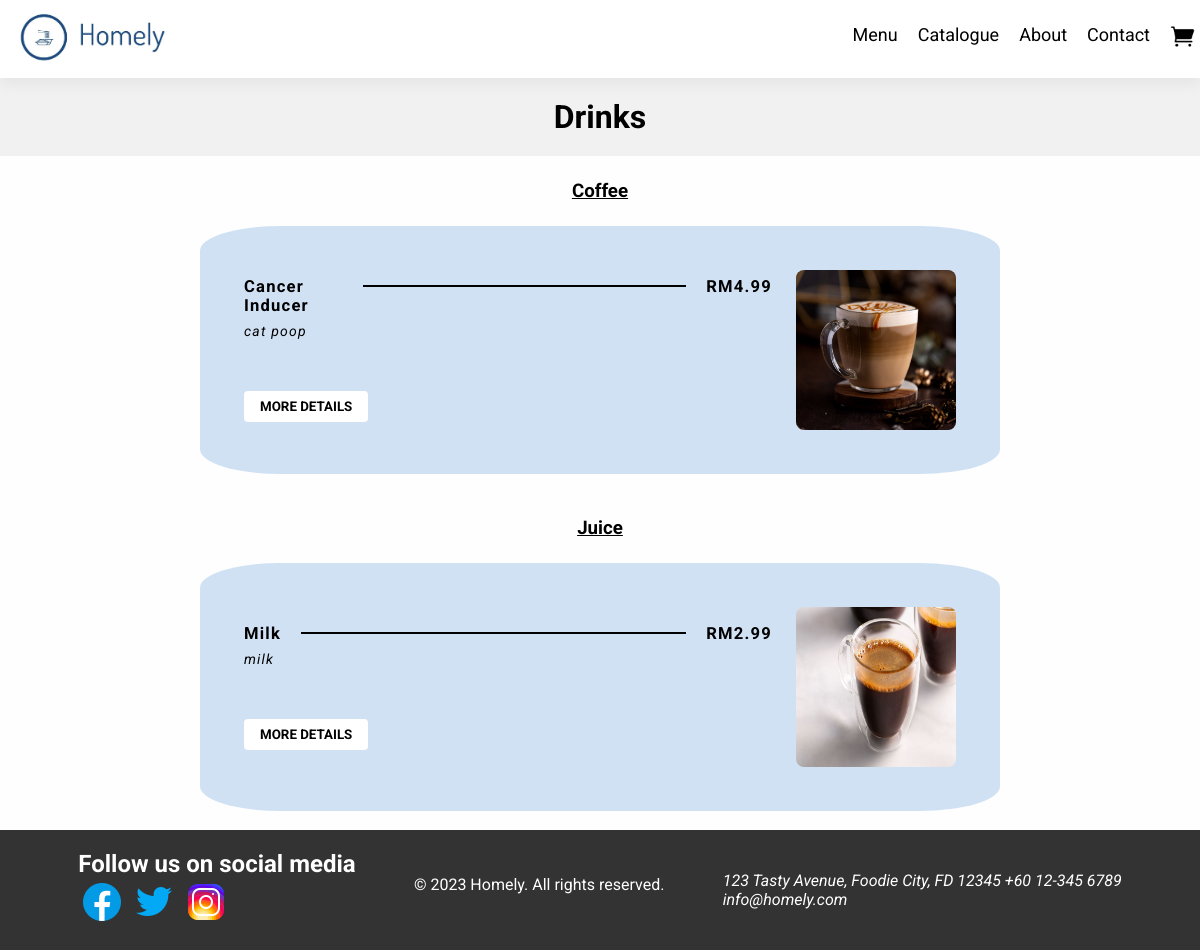
The app's page /drinks/ with its own data.
### restaurant/models.py (models this page shows, shortened)
class FoodItem(models.Model):
    type = models.CharField(max_length=100)
    category = models.CharField(max_length=100)
    name = models.CharField(max_length=100)
    price = models.DecimalField(max_digits=6, decimal_places=2)
    description = models.TextField()
    image = models.ImageField(upload_to='menu_items/')
    details_url = models.URLField(blank=True, null=True)

### restaurant/views.py (the view)
# urls.py: path('drinks/', views.drinks, name="drinks"),
def drinks(request):
    drink_items = FoodItem.objects.filter(category='Drinks').order_by('type')
    drink_items_grouped = {k: list(v) for k, v in groupby(drink_items, key=attrgetter('type'))}
    return render(request, 'drinks.html', {'drink_items_grouped': drink_items_grouped.items()})

### templates/drinks.html
{% extends 'main.html' %} {% load static %} {% block content %}
<h1 class="drinks-heading">Drinks</h1>
{% for type, items in drink_items_grouped %}
<h3 class="list-header">{{ type }}</h3>
<section class="drinks-menu">
  <ul>
    {% for item in items %}
    <li class="item-container">
      <section class="item-text">
        <section class="item-header">
          <h5>{{ item.name }}</h5>
          <section class="separator"></section>
          <h5>RM{{ item.price }}</h5>
        </section>
        <section class="item-description">
          <p>{{ item.description }}</p>
        </section>
        <a href="{% url 'item_detail' pk=item.id %}" class="more-details-link">
          <button class="more-details">more details</button>
        </a>
      </section>
      <img
        src="{{ MEDIA_URL }}{{ item.image.url }}"
        alt="{{ item.name }}"
        style="width: 160px; height: 160px"
      />
    </li>
    {% endfor %}
  </ul>
</section>
<br />
{% endfor %} {% endblock %}

### static/styles/main.css (style rules this page uses)
* { margin: 0; padding: 0; font-family: "Roboto", sans-serif; }
body { background-color: #fefefe; }
a { text-decoration: none; color: inherit; }
.food-heading, .drinks-heading, .menu-heading { background-color: rgba(188, 188, 188, 0.197); padding: 20px; text-align: center; }
.list-header { padding: 24px 10px; text-align: center; text-decoration: underline; }
.food-menu, .drinks-menu, .dessert-menu { max-width: 800px; margin: 0 auto; background-color: rgba(178, 206, 238, 0.579); border-radius: 10%; }
.food-menu > ul, .drinks-menu > ul, .dessert-menu > ul { list-style-type: none; padding: 12px; }
.food-menu .item-container, .drinks-menu .item-container, .dessert-menu .item-container { display: flex; align-items: center; justify-content: center; gap: 24px; margin: 2rem; }
.item-container > img { max-width: 160px; border-radius: 8px; }
.more-details { background-color: white; color: black; border: none; border-radius: 4px; padding: 8px 16px; cursor: pointer; font-weight: bold; outline: none; text-transform: uppercase; }
.food-menu .item-text, .drinks-menu .item-text, .dessertmenu .item-text { display: flex; flex-direction: column; flex-grow: 1; gap: 8px; letter-spacing: 1.2px; }
.item-header { display: flex; justify-content: space-between; font-size: 20px; }
.item-description { font-size: 14px; font-style: italic; min-height: 60px; }
.separator { width: 80%; background-color: #000000; height: 2px; margin: 8px 20px 0; }

### records on screen
FoodItem: type "Coffee", name "Cancer Inducer", price "4.99", description "cat poop", image (picture)
FoodItem: type "Juice", name "Milk", price "2.99", description "milk", image (picture)
